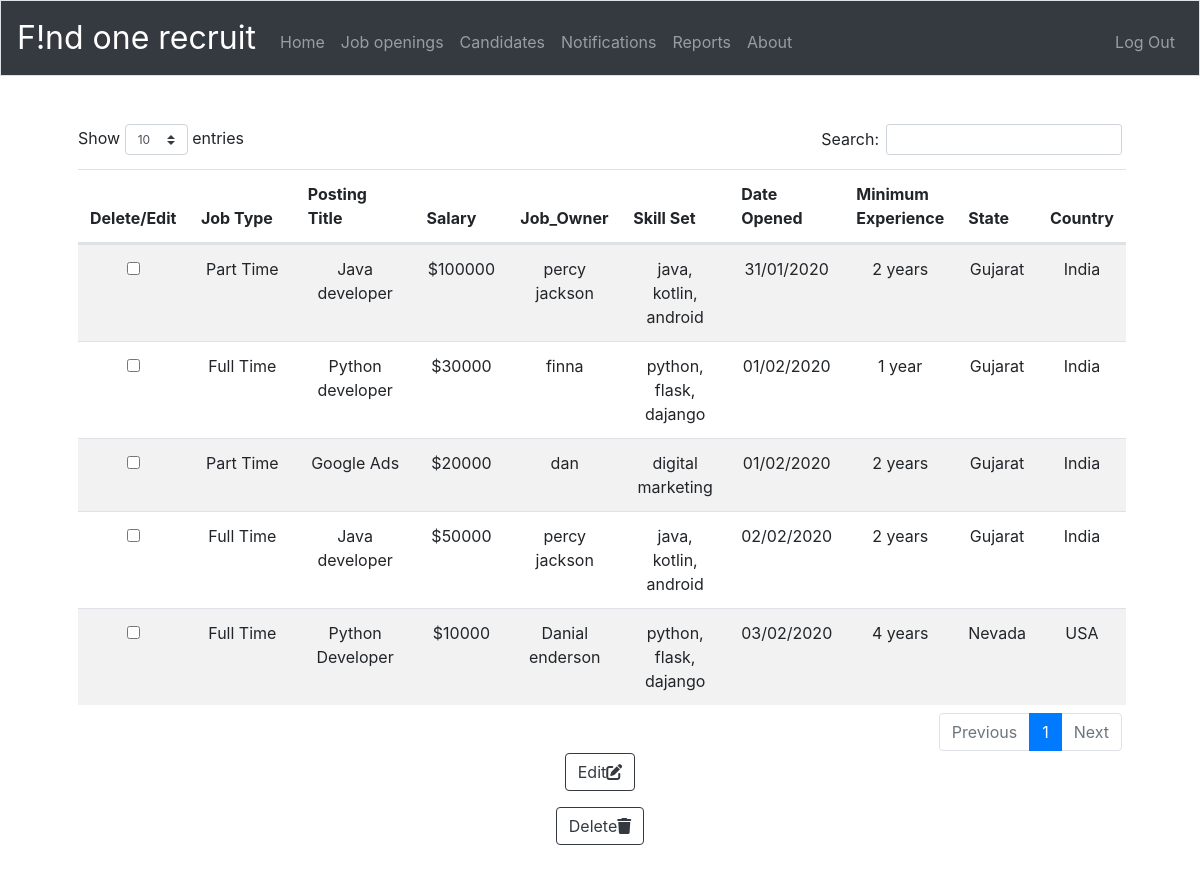
The app's page /my_job_openings (signed in) with its own data.
### tables this page shows
CREATE TABLE 'job_openings' ('id' integer PRIMARY KEY AUTOINCREMENT NOT NULL, 'user_id' integer NOT NULL, 'job_type' text NOT NULL, 'posting_title' text NOT NULL, 'salary' text NOT NULL, 'job_owner' text NOT NULL, 'zip_code' integer NOT NULL, 'state' text NOT NULL, 'country' text NOT NULL, 'skill_set' text NOT NULL, 'experience' text NOT NULL, 'date_opened' date NOT NULL);

### application.py (the view)
@app.route("/my_job_openings", methods=["GET"])
def my_job_openings():
    no_data = False
    job_openings = db.execute("SELECT * FROM job_openings WHERE user_id = :user_id", user_id=session["user_id"],)
    if job_openings == []:
        no_data = True
    return render_template("my_job_openings.html", job_openings=job_openings, no_data=no_data)

### application.py (called while the page is built)
@app.after_request
def after_request(response):
    response.headers["Cache-Control"] = "no-cache, no-store, must-revalidate"
    response.headers["Expires"] = 0
    response.headers["Pragma"] = "no-cache"
    return response

### templates/my_job_openings.html (shortened to what this page needs)
{% extends "recruiter_layout.html" %}
{% block main %}
    {% if no_data == False %}
        <table class="table table-striped " id="my_jobs">
            <thead>
                <tr>
                    <th>Delete/Edit</th>
                    <th>Job Type</th>
                    <th>Posting Title</th>
                    <th>Salary</th>
                    <th>Job_Owner</th>
                    <th>Skill Set</th>
                    <th>Date Opened</th>
                    <th>Minimum Experience</th>
                    <th>State</th>
                    <th>Country</th>
                </tr>
            <tbody>
                {% for rows_job in job_openings %}
                    <tr>
                        <td><input type="checkbox" name="edit" value="{{ rows_job["id"] }}"></td>
                        <td>{{ rows_job["job_type"] }}</td>
                        <td>{{ rows_job["posting_title"] }}</td>
                        <td>{{ rows_job["salary"] }}</td>
                        <td>{{ rows_job["job_owner"] }}</td>
                        <td>{{ rows_job["skill_set"] }}</td>
                        <td>{{ rows_job["date_opened"] }}</td>
                        <td>{{ rows_job["experience"] }}</td>
                        <td>{{ rows_job["state"] }}</td>
                        <td>{{ rows_job["country"] }}</td>
                    </tr>
                {% endfor %}
            </tbody>
        </table>
        <form action="/edit_job_openings" method="get" id="edit_job">
           <div class="form-group">
               <button value="" class="btn btn-outline-dark" id="edit_job_btn_id" name="edit_job_btn" type="submit">Edit<i class='fas fa-edit'></i></button>
           </div>
       </form>
       <form action="/delete_job_openings" method="post" id="delete_job">
        <div class="form-group">
           <button class="btn btn-outline-dark" type="submit">Delete<i class='fas fa-trash'></i></button>
        </div>
       </form>
    {% else %}
        <h4 style="color:gray;">You have not posted any jobs yet</h4>
    {% endif %}
{% endblock %}

### records on screen
job_openings: job_type "Part Time", posting_title "Java developer", salary "$100000", job_owner "percy jackson", skill_set "java, kotlin, android", date_opened "31/01/2020", experience "2 years", state "Gujarat", country "India"
job_openings: job_type "Full Time", posting_title "Python developer", salary "$30000", job_owner "finna", skill_set "python, flask, dajango", date_opened "01/02/2020", experience "1 year", state "Gujarat", country "India"
job_openings: job_type "Part Time", posting_title "Google Ads", salary "$20000", job_owner "dan", skill_set "digital marketing", date_opened "01/02/2020", experience "2 years", state "Gujarat", country "India"
job_openings: job_type "Full Time", posting_title "Java developer", salary "$50000", job_owner "percy jackson", skill_set "java, kotlin, android", date_opened "02/02/2020", experience "2 years", state "Gujarat", country "India"
job_openings: job_type "Full Time", posting_title "Python Developer", salary "$10000", job_owner "Danial enderson", skill_set "python, flask, dajango", date_opened "03/02/2020", experience "4 years", state "Nevada", country "USA"
